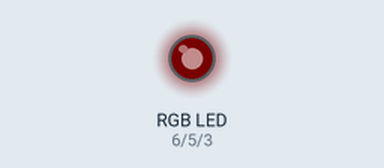
Recording of a sketch running on a simulated Arduino Uno, built with avr-gcc and run on an emulated ATmega328P. On the bench: an RGB LED mixed from three pins (HIGH = lit). Dim RGB values are drawn brighter than linear; what the sketch prints to the serial monitor is not drawn.

Above: at 0.05 s.
At 3.55 s:
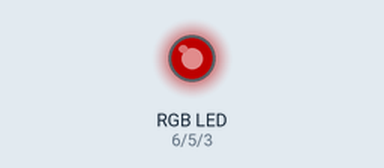
At 7.15 s:
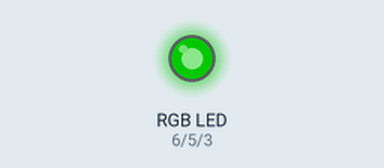
At 9.25 s:
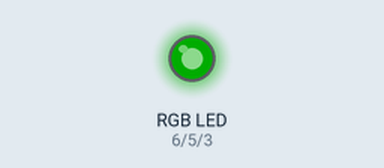
At 12.25 s:
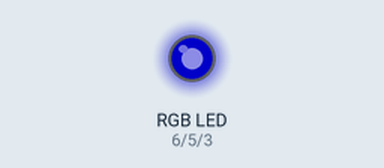
At 14.35 s:
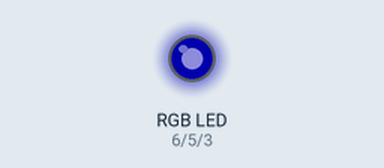
Timing chart, 0 to 20.0 s (numbered marks = the images above):
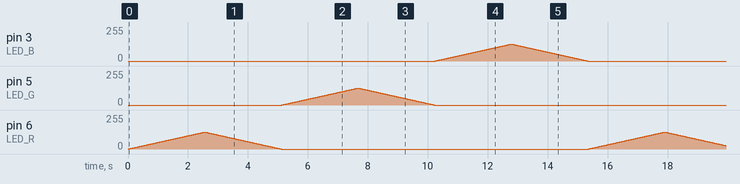

The sketch:

Ground_Station_Code.ino
```cpp
  // For RGB Led
    #define LED_R 6
    #define LED_G 5
    #define LED_B 3
  // For LORA

  void setup() {
    // RGB led channels
      pinMode(LED_R, OUTPUT);
      pinMode(LED_G, OUTPUT);
      pinMode(LED_B, OUTPUT);
    // Serial
      Serial.begin(115200);                   // Begin Serial
      while(!Serial){}                        // Wait for serial to open
      Serial.println("Ground station start");
  }

  void loop() {

    for(int i = 0; i<255; i++){
      RGB_Led(  i,  0,  0);
      delay(10);
    }
    for(int i = 0; i<255; i++){
      RGB_Led(255-i,  0,  0);
      delay(10);
    }

    for(int i = 0; i<255; i++){
      RGB_Led(  0,  i,  0);
      delay(10);
    }
    for(int i = 0; i<255; i++){
      RGB_Led(  0,  255-i,  0);
      delay(10);
    }

    for(int i = 0; i<255; i++){
      RGB_Led(  0,  0,  i);
      delay(10);
    }
    for(int i = 0; i<255; i++){
      RGB_Led(  0,  0,  255-i);
      delay(10);
    }

  }

  void RGB_Led(uint8_t R, uint8_t G, uint8_t B){
    R = R/2;
    G = G/2;
    B = B/2;
    analogWrite(LED_R,R);
    analogWrite(LED_G,G);
    analogWrite(LED_B,B);
  }
```
